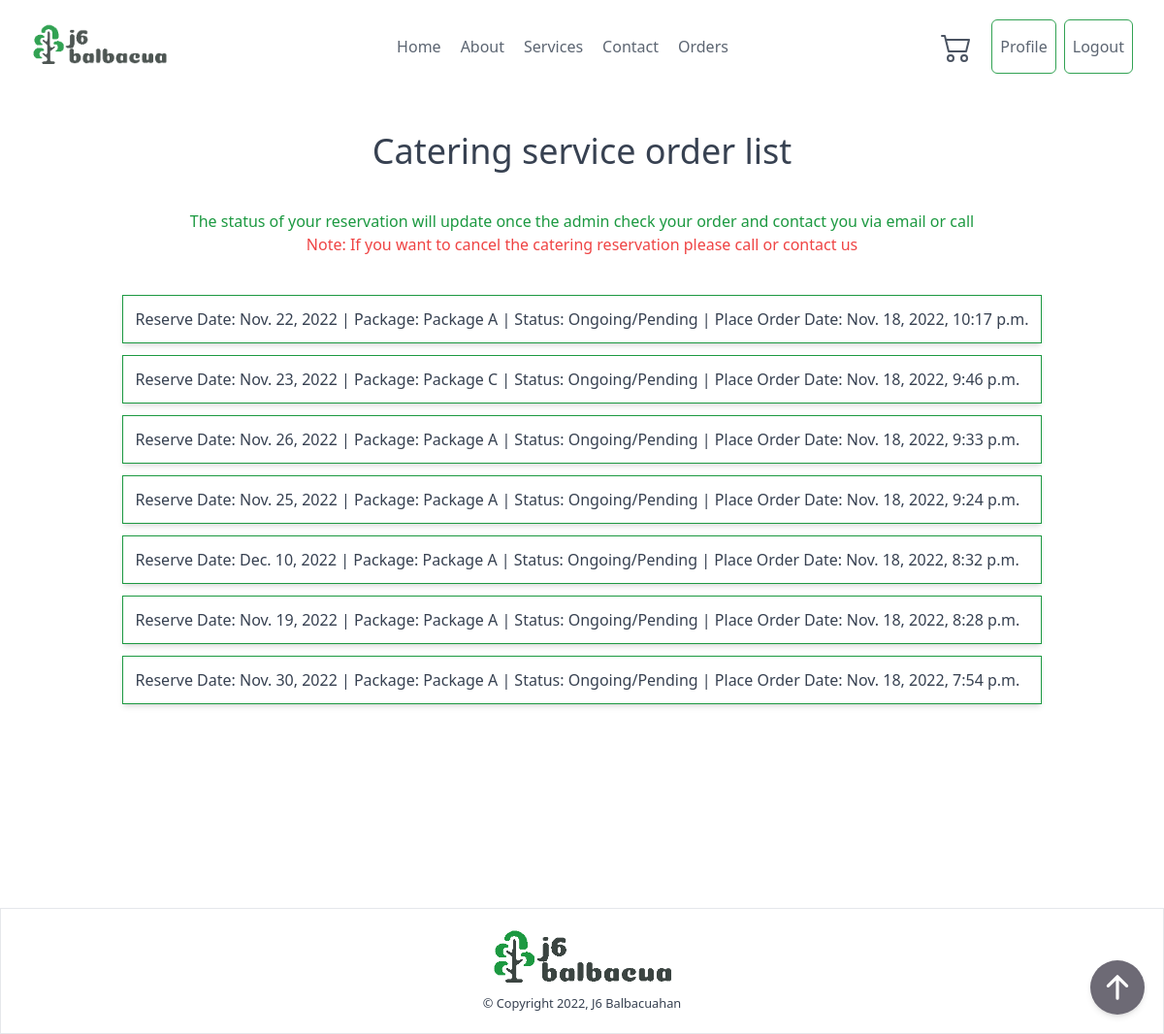
The app's page /reserve/list/status/ (signed in) with its own data.
### ordering/models.py (models this page shows, shortened)
class CateringReserve(models.Model):
    package_choice = [
        ('Package A', 'Package A'),
        ('Package B', 'Package B'),
        ('Package C', 'Package C'),
        ('Package D', 'Package D'),
        ('Package E', 'Package E'),
        ('Package F', 'Package F'),
        ('Customize', 'Customize')
    ]
    catering_status = [
        ('Approve', 'Approve'),
        ('Ongoing/Pending', 'Ongoing/Pending'),
        ('Disapprove', 'Disapprove'),
        ('Cancel', 'Cancel')
    ]
    user = models.ForeignKey(User, related_name='catering_user', on_delete=models.CASCADE)
    date = models.DateField(unique=True)
    party_package = models.CharField(max_length=10, choices=package_choice, default='Package A')
    reserve_status = models.CharField(max_length=20, choices=catering_status, default='Ongoing/Pending')
    created_at = models.DateTimeField(auto_now_add=True)
    update_at = models.DateTimeField(auto_now=True)
    class Meta:
        ordering = ['-created_at']

### ordering/views.py (the view)
# urls.py: path('reserve/list/status/', views.ReserveList.as_view(), name='reserve-list'),
class ReserveList(View):
    template_name = 'reserve_list.html'
    def get(self, request):
        if 'cart' in self.request.session:
            cart = self.request.session['cart']
        else:
            cart = []
        if not request.user.is_authenticated:
            messages.error(request, "Login is required!")
            return redirect(reverse('service'))
        reserve_list = CateringReserve.objects.filter(user=request.user)
        context = {
            'reserve_list': reserve_list,
            'cart': len(cart),
        }
        return render(request, self.template_name, context)

### templates/reserve_list.html (shortened to what this page needs)
{% extends 'base.html' %}
{% block content %}
{% include 'components/header.html' %}
<div class="min-h-screen">
    <div class="container flex flex-col items-center min-h-screen py-10 mx-auto mb-10">
        <h3 class="mb-10 text-3xl text-gray-700 sm:text-4xl md:text-3xl lg:text-4xl">Catering service order list</h3>
        <p class="text-j6primary">The status of your reservation will update once the admin check your order and contact you via email or call</p>
        <p class="mb-10 text-red-500">Note: If you want to cancel the catering reservation please call or contact us</p>
        <div id="order" class="flex flex-col gap-3">
        {% for reserve in reserve_list %}
          <div class="p-3 text-gray-700 border shadow-md border-j6primary">
            Reserve Date: {{ reserve.date }} |
            Package: {{ reserve.party_package }} |
            Status: {{ reserve.reserve_status }} |
            Place Order Date: {{ reserve.created_at }}
          </div>
        {% empty %}
            <div>You order is empty</div>
        {% endfor %}
        </div>
    </div>
</div>
{% include 'components/footer.html' %}
{% endblock content %}

### records on screen
CateringReserve: date "Nov. 22, 2022", party_package "Package A", reserve_status "Ongoing/Pending", created_at "Nov. 18, 2022, 10:17 p.m."
CateringReserve: date "Nov. 23, 2022", party_package "Package C", reserve_status "Ongoing/Pending", created_at "Nov. 18, 2022, 9:46 p.m."
CateringReserve: date "Nov. 26, 2022", party_package "Package A", reserve_status "Ongoing/Pending", created_at "Nov. 18, 2022, 9:33 p.m."
CateringReserve: date "Nov. 25, 2022", party_package "Package A", reserve_status "Ongoing/Pending", created_at "Nov. 18, 2022, 9:24 p.m."
CateringReserve: date "Dec. 10, 2022", party_package "Package A", reserve_status "Ongoing/Pending", created_at "Nov. 18, 2022, 8:32 p.m."
CateringReserve: date "Nov. 19, 2022", party_package "Package A", reserve_status "Ongoing/Pending", created_at "Nov. 18, 2022, 8:28 p.m."
CateringReserve: date "Nov. 30, 2022", party_package "Package A", reserve_status "Ongoing/Pending", created_at "Nov. 18, 2022, 7:54 p.m."
